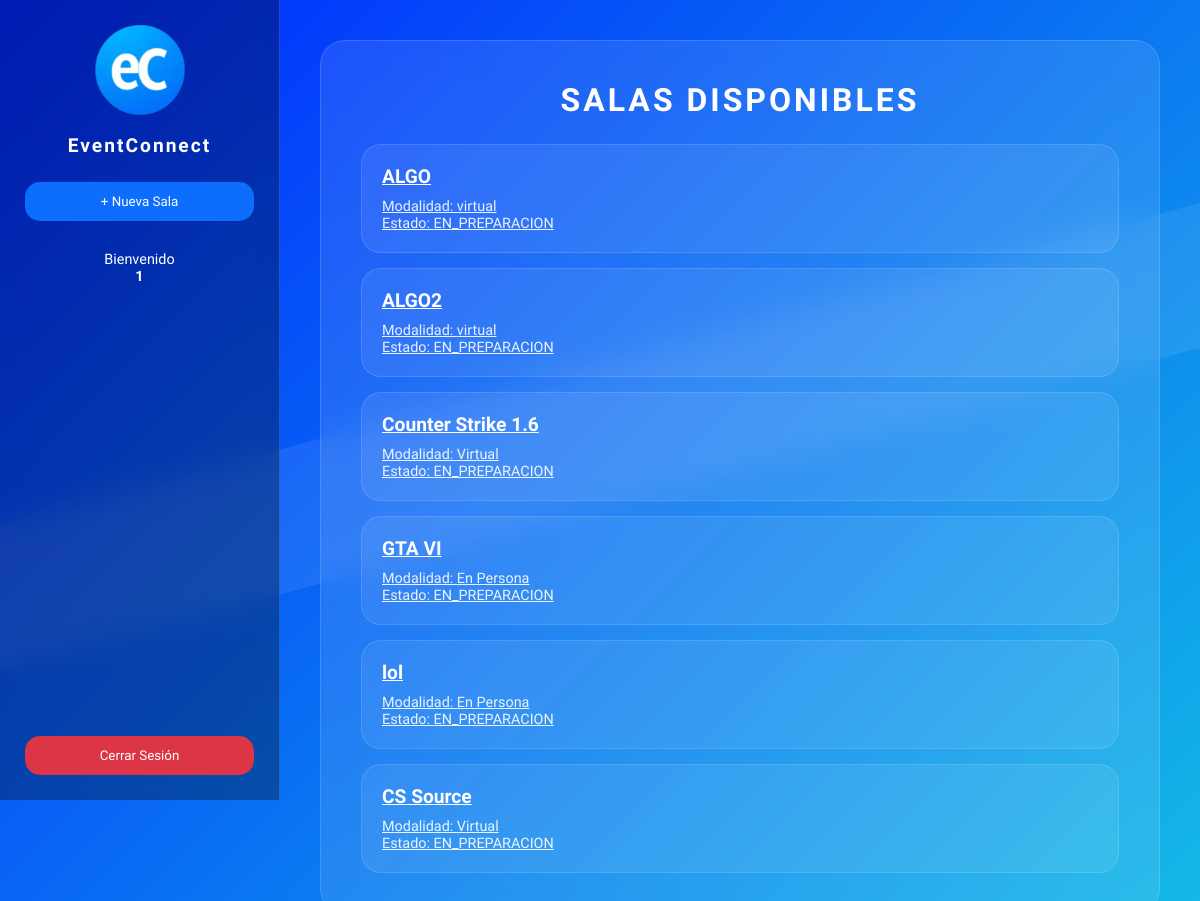
The page /paginas/new/paginaPrincipal.php (signed in) on the database its author committed.
### tables this page shows
CREATE TABLE `Sala` (
  `Id_sala` int(11) NOT NULL COMMENT 'No se setea, es Auto Increment!',
  `Titulo` varchar(100) NOT NULL,
  `Descripcion` varchar(500) DEFAULT NULL,
  `Modalidad` varchar(20) NOT NULL,
  `Ubicacion` varchar(100) DEFAULT NULL,
  `Fecha` datetime NOT NULL,
  `nicknameCreador` varchar(100) NOT NULL COMMENT 'nick del creador',
  `Estado` varchar(20) NOT NULL
);

### database/conexion.php (called while the page is built)
<?php
    class Conexion
    {
        private $host = "localhost";
        private $user = "user";
        private $password = "user123";
        private $bd = "EventConnect";
        private $conexion;
        public function iniciarDB()
        {
            try
            {
                $this->conexion = new mysqli($this->host, $this->user, $this->password, $this->bd);
            }
            catch(mysqli_sql_exception)
            {
                echo "Error al conectar a la bd";
            }
            return $this->conexion;
        }
    }

### database/accesoBD/salaBD.php (called while the page is built, shortened)
<?php
    class salaBD
    {
        public function getAllSalas($conexion)
        {
            $consulta = "SELECT * FROM Sala";
            return mysqli_query($conexion, $consulta);
        }
    }
?>

### control/paginaPrincipal.php (the view)
<?php
    include_once "../database/conexion.php";
    include_once "../database/accesoBD/salaBD.php";
    class PaginaPrincipal
    {
        private $conexion;
        public function __construct()
        {
            $this->conexion = new Conexion();
            $this->conexion = $this->conexion->iniciarDB();
        }
        public function mostrarSalas()
        {
            $accesoDBSala = new salaBD();
            $salas = $accesoDBSala->getAllSalas($this->conexion);
            while ($fila = mysqli_fetch_assoc($salas))
            {
                if($fila['Estado'] != "FINALIZADA" && $fila['Estado'] != "EN_CURSO")
                {
                    echo "
                        <a href='../paginas/visorSala.php?idSala=".$fila['Id_sala']."' class='sala-card'>
                            <div class='sala-titulo'>
                                ".$fila['Titulo']."
                            </div>
                            <div class='sala-info'>
                                Modalidad: ".$fila['Modalidad']."
                            </div>
                            <div class='sala-info'>
                                Estado: ".$fila['Estado']."
                            </div>
                        </a>";
                }
            }
        }
    }
?>

### assets/CSS/estilos.css (style rules this page uses)
* { margin:0; padding:0; box-sizing:border-box; }
body { min-height:100vh; background:linear-gradient( 135deg, #0026ff, #14bce6 ); font-family:'Orbitron',sans-serif; }
body::before { content:""; position:fixed; width:180%; height:140px; background:rgba(255,255,255,.08); top:35%; left:-30%; transform:rotate(-15deg); z-index:-1; }
.sala-card { width:100%; background:rgba(255,255,255,.08); border:1px solid rgba(255,255,255,.12); border-radius:20px; padding:20px; color:white; text-align:left; cursor:pointer; transition:.3s; font-family:'Orbitron',sans-serif; }
.sala-titulo { font-size:1.2rem; font-weight:700; margin-bottom:10px; }
.sala-info { font-size:.9rem; opacity:.9; }

### rows shown on the page
sala: Titulo "ALGO", Modalidad "virtual", Estado "EN_PREPARACION"
sala: Titulo "ALGO2", Modalidad "virtual", Estado "EN_PREPARACION"
sala: Titulo "Counter Strike 1.6", Modalidad "Virtual", Estado "EN_PREPARACION"
sala: Titulo "GTA VI", Modalidad "En Persona", Estado "EN_PREPARACION"
sala: Titulo "lol", Modalidad "En Persona", Estado "EN_PREPARACION"
sala: Titulo "CS Source", Modalidad "Virtual", Estado "EN_PREPARACION"

### other values the page prints
$_SESSION['nickName'] "1"
